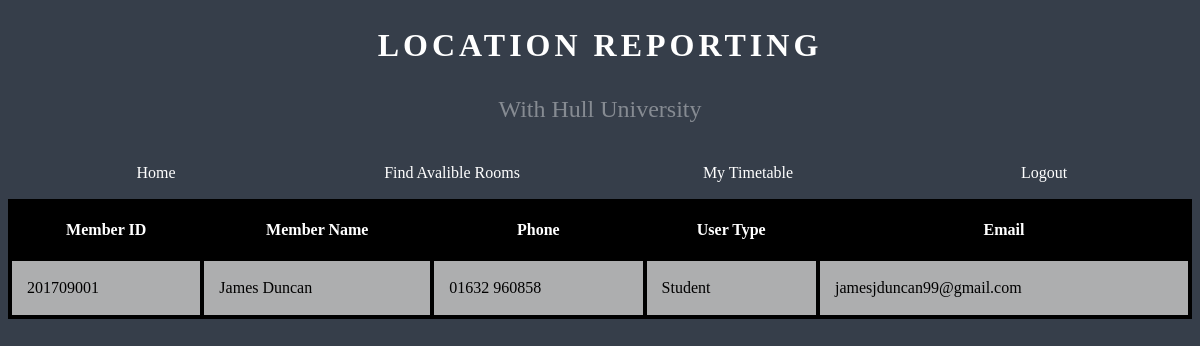
The app's page /Society/Members.php?SocID=333333333 with its own data.
### tables this page shows
CREATE TABLE IF NOT EXISTS `members` (
  `MemberID` int(11) NOT NULL,
  `MemberName` text NOT NULL,
  `Phone` text NOT NULL,
  `UserType` text NOT NULL,
  `Email` text NOT NULL,
  `SocietyID` int(11) NOT NULL,
  `PrimKey` int(11) NOT NULL AUTO_INCREMENT,
  PRIMARY KEY (`PrimKey`)
);

### Society/Members.php (the view, shortened to what this page needs)
<!DOCTYPE html>
<html>
<head>
    <link rel="stylesheet" type="text/css" media="screen" href="../styles.css" />
</head>
<body>
<div class="message">
        <h1>Location Reporting</h1>
        <h2>With Hull University</h2>
        <ul>
            <li><a href="SocietyPortal.html">Home</a></li>
            <li><a  href="Avalible.html">Find Avalible Rooms</a></li>
            <li><a href="Search.html">My Timetable</a></li>
            <li><a href="../index.html" onclick="logoutclear()">Logout</a></li>
          </ul>
</div>
</body>
</html>
<?php
$dbhost = "localhost";
$dbuser = "appengine";
$dbpass = "Test";
$db = "Bookings";
$conn = mysqli_connect($dbhost, $dbuser, $dbpass, $db);
$SocietyID2 = $_GET["SocID"];
            $Fetch="SELECT * FROM members WHERE `SocietyID` LIKE '$SocietyID2'";
            $result = mysqli_query($conn, $Fetch);
            echo "
            <style>
            table, th, td
            {
            border: 4px solid black;
            border-collapse: collapse;
            }
            table{width:100%;}
            th, td {
                padding: 15px;
            }
            table tr:nth-child(even) {
                background-color: rgba(187, 187, 187, 0.9);
                color: black;
            }
            table tr:nth-child(odd) {
               background-color: rgba(255, 255, 255, 0.9);
               color: black;
            }
            table th {
                background-color: black;
                color: white;
            }
            </style>
            <table>
        <tr>
        <th>Member ID</th>
        <th>Member Name</th>
        <th>Phone</th>
        <th>User Type</th>
        <th>Email </th>
        </tr>";
        while ($row = mysqli_fetch_array($result)) {
                echo "<tr>";
                echo "<td>".$row['MemberID']."</td>";
                echo "<td>" . $row['MemberName']. "</td>";
                echo "<td>" . $row['Phone'] . "</td>";
                echo "<td>" . $row['UserType'] . "</td>";
                echo "<td>" . $row['Email'] . "</td>";
                echo "</tr>" ;
        }
?>

### styles.css (style rules this page uses)
ul { list-style-type: none; margin: 0; padding: 0; overflow: hidden; }
li { float: left; width:25%; }
li a { display: block; color: white; text-align: center; padding: 14px 40px; text-decoration: none; }
body { background-color: #363E4A; font-family: $base-font-family; font-size: 16px; color: #ffffff; line-height: 1.5; }
h1 { font-family: "Texta", $base-font-family; font-weight: 700; text-transform: uppercase; letter-spacing: 4px; text-align: center; }
h2 { font-weight: 400; font-size: 24px; color: rgba(255, 255, 255, .4); text-align: center; }

### Society/Members.php (style rules this page uses)
table, th, td { border: 4px solid black; border-collapse: collapse; }
table { width:100%; }
th, td { padding: 15px; }
table tr:nth-child(even) { background-color: rgba(187, 187, 187, 0.9); color: black; }
table tr:nth-child(odd) { background-color: rgba(255, 255, 255, 0.9); color: black; }
table th { background-color: black; color: white; }

### records on screen
members: MemberID "201709001", MemberName "James Duncan", Phone "01632 960858", UserType "Student", Email "jamesjduncan99@gmail.com"
